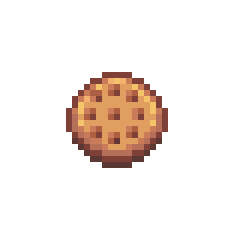
#> input picture rl_basics/_assets/farama/cookie.png, 40 x 40 px, found by its file name (shown 6 times larger); its folder holds only this picture in this run
$ python -i render.py   (imports and definitions only)
#> lines starting #> are read from the running program, lines starting #| are printed output that depends on the picture
"""Tile-based pixel-art renderer in Farama CliffWalking style.

Public API used by ``rl_basics.viz``::

    build_static_bg(walls, goal_xy, start_xy)              -> RGBA PIL.Image
    composite_trail(canvas, states, current_i)             -> RGBA PIL.Image
    composite_elf(canvas, state, elf_key, bump=False)      -> RGBA PIL.Image
    infer_elf_keys(states, start_facing="elf_down")        -> list[str]
    render_static(walls, goal_xy, start_xy, out_path)      -> None
    render_traj_gif(walls, goal_xy, start_xy, states,
                    bump_idx, out_path, title="", fps=6)   -> None

Sprite assets ship with the package at ``rl_basics/_assets/farama/``.

Convention (mirrors gymnasium/envs/toy_text/cliffwalking.py):
  * mountain_bg1 / mountain_bg2 alternating bg via (y%2)^(x%2) checkerboard
  * mountain_cliff (4 rotations) for walls; brown rocky edge on every floor-facing side
  * stool for start, cookie for goal
  * elf_{up,down,left,right} for agent (last-action / inferred-from-delta direction)

Wall-bump frames get a yellow/orange burst overlay on the agent's cell. A
"bump" is a step where the agent tried to move but didn't (blocked by a wall
or grid-edge clamp). Free-movement slips (random direction in open space)
are intentionally NOT highlighted — they create too much visual noise.
"""
from __future__ import annotations

from pathlib import Path

import matplotlib.animation as animation
import matplotlib.pyplot as plt
import numpy as np
from PIL import Image, ImageChops, ImageDraw

# Sprite assets live next to this module so a pip-installed wheel ships them.
IMG_DIR = Path(__file__).resolve().parent / "_assets" / "farama"

# Native cell size from Farama (40x40 for tiles, 32x32 elf scaled to 40 below).
CELL = 64  # render at higher res for crisp 1080p-ish output, NEAREST upscaling


# [5 lines left out: function _load_tile, not called in this run]


def _load_entity_fitted(
    name: str,
    *,
    height_scale: float | None = None,
    max_dim_scale: float | None = None,
) -> Image.Image:
    """Load entity sprite, crop to its non-transparent bbox so empty padding
    doesn't shrink the figure, then scale (NEAREST, aspect-preserving):
      - height_scale=k:  target HEIGHT = k * CELL
      - max_dim_scale=k: target MAX(W, H) = k * CELL
    Native sprites have ~25-30% transparent margin so cropping first gives
    a visibly larger figure for the same logical scale."""
#> called with name = '_assets/farama/cookie.png'
    img = Image.open(IMG_DIR / name).convert("RGBA")
#> img is the input picture: PIL image 40x40 RGBA; mean R, G, B, A 245.6, 237.3, 232.7, 32.5
    bbox = img.getbbox()
#> bbox = (11, 12, 28, 28)
    if bbox is not None:
        img = img.crop(bbox)
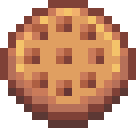
#> img: PIL image 17x16 RGBA (shown 8 times larger); mean R, G, B, A 199.5, 150.9, 123.7, 191.2; transparent parts drawn white
    cw, ch = img.size
#> cw = 17; ch = 16
    if height_scale is not None:
        target_h = int(CELL * height_scale)
        target_w = int(round(cw * target_h / ch))
    elif max_dim_scale is not None:
        target_max = int(CELL * max_dim_scale)
        if cw >= ch:
            target_w = target_max
            target_h = int(round(ch * target_max / cw))
        else:
            target_h = target_max
            target_w = int(round(cw * target_max / ch))
    else:
        target_w, target_h = cw, ch
#> target_w = 17; target_h = 16
    return img.resize((target_w, target_h), Image.NEAREST)


# Lazy-loaded so importing this module doesn't fail when assets are missing
# at install time (e.g. running tests from a fresh clone before sdist build).
_TILES: dict[str, Image.Image] | None = None
_CLIFF_ROT: dict[str, Image.Image] | None = None
_DARK_VOID_TILE: Image.Image | None = None
_ENT_TILES: dict[str, Image.Image] | None = None


# [32 lines left out: function _ensure_loaded, not called in this run]


# Fading trail. Magenta-pink pops against green grass (warm/cool contrast)
# and stays distinct from the elf's red shirt and the bump-burst yellow.
TRAIL_COLOR       = (235, 60, 175)
TRAIL_MAX_ALPHA   = 240
TRAIL_MIN_ALPHA   = 110
TRAIL_FADE_FRAMES = 25


# Direction inferred from delta (dy, dx) -> elf sprite key
DELTA_TO_ELF = {
    (-1,  0): "elf_up",
    ( 1,  0): "elf_down",
    ( 0, -1): "elf_left",
    ( 0,  1): "elf_right",
}


# -----------------------------------------------------------------------
# tile / sprite compositing helpers
# -----------------------------------------------------------------------
# [237 lines left out: functions _make_wall_tile, _composite_centered, build_static_bg, composite_trail, composite_elf, infer_elf_keys and 2 more, not called in this run]

>>> result = _load_entity_fitted('_assets/farama/cookie.png')
